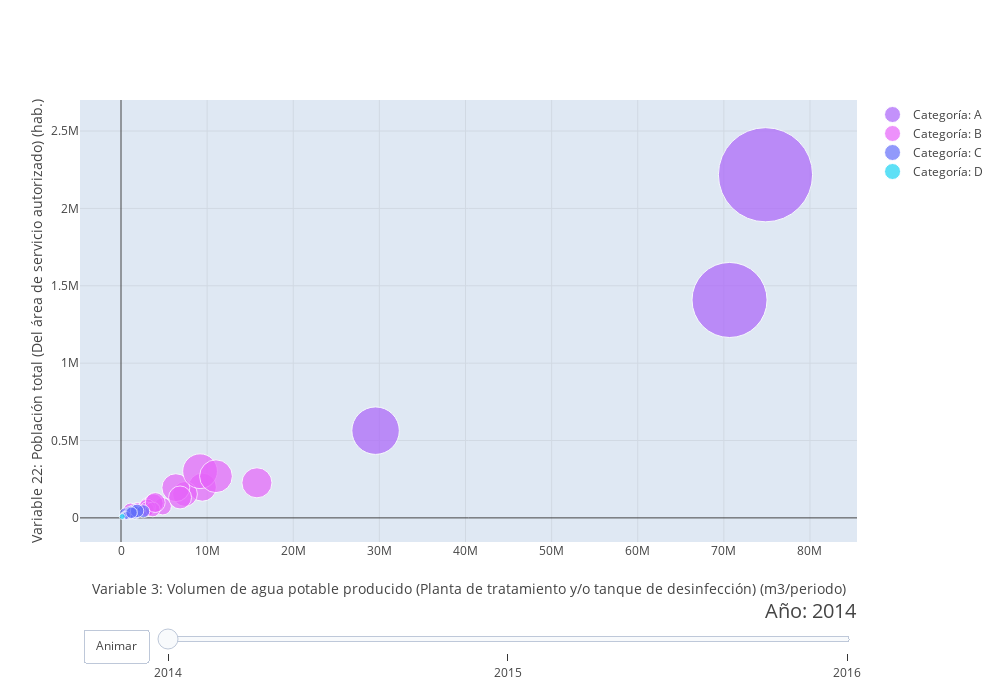

Notebook code cell kept with this figure:
### Code cell
import numpy as np
from plotly.offline import iplot
# import plotly.plotly as py


figure = dict(data=[], layout={}, frames=[])
animation_settings = dict(
    frame={'duration': 700, 'redraw': False},
    fromcurrent=True,
    transition={'duration': 700, 'easing':'cubic-in-out'},
)

for category in categories:
    data_dict = {
        'x': grid_data[f'2014_{category}_{plane_dimensions[0]}'],
        'y': grid_data[f'2014_{category}_{plane_dimensions[1]}'],
        'mode': 'markers',
        'marker': {
            'color': custom_colors[category]
        },
        'marker': {
            'sizemode': 'area',
            'sizeref': 500,
            'size': grid_data[f'2014_{category}_{size_dimension}'],
            'color': custom_colors[category],
        },
        'text': grid_data[f'2014_{category}_codes'],
        'name': 'Categoría: ' + category,
    }
    figure['data'].append(data_dict)

steps = []
for year in years:
    step = dict(
        method = 'animate',  
        args = [[year], animation_settings],
        label= year
    )
    steps.append(step)

figure['layout']['sliders'] = [dict(
    active = 0,
    currentvalue = {
        'prefix': 'Año: ',
        'font': {'size': 20},
        'visible': True,
        'xanchor': 'right'
    },
    steps = steps,
    yanchor= 'top',
    xanchor= 'left',
    pad= {'b': 10, 't': 50},
    len= 0.9,
    x= 0.1,
    y= 0,
)]

figure['layout']['updatemenus'] = [{
    'buttons': [{
        'args': [years, animation_settings],
        'label': 'Animar',
        'method': 'animate',
    }],
    'direction': 'left',
    'pad': {'r': 10, 't': 87},
    'showactive': False,
    'type': 'buttons',
    'x': 0.1,
    'xanchor': 'right',
    'y': 0,
    'yanchor': 'top'
}]

x_ind = plane_dimensions[0][1:]
y_ind = plane_dimensions[1][1:]

figure['layout']['hovermode'] = 'closest'
figure['layout']['xaxis'] = {'title': f'Variable {x_ind}: {vdf[vdf.var_id==int(x_ind)]["name"].iloc[0]} ({vdf[vdf.var_id==int(x_ind)]["unit"].iloc[0]})'}
figure['layout']['yaxis'] = {'title': f'Variable {y_ind}: {vdf[vdf.var_id==int(y_ind)]["name"].iloc[0]} ({vdf[vdf.var_id==int(y_ind)]["unit"].iloc[0]})'}
figure['layout']['height'] = 700
figure['layout']['width'] = 1000
figure['layout']['plot_bgcolor'] = '#dfe8f3'
figure['layout']['dragmode'] = 'lasso'

def create_frame(year):
    frame_data = []
    for category in categories:
        year_cat_dict = {
            'x': grid_data[f'{year}_{category}_{plane_dimensions[0]}'],
            'y': grid_data[f'{year}_{category}_{plane_dimensions[1]}'],
            'mode': 'markers',
            'marker': {
                'sizemode': 'area',
                'sizeref': 500,
                'size': grid_data[f'{year}_{category}_{size_dimension}'],
                'color': custom_colors[category],
            },
            'text': grid_data[f'{year}_{category}_codes'],
            'name': 'Categoría: ' + category,
        }
        frame_data.append(year_cat_dict)
        
    return dict(data=frame_data, name=year)

figure['frames'] = [create_frame(year) for year in years]


iplot(figure)

### Figure 1 — Plotly figure (JSON) as saved in the notebook; plotly's stock layout.template omitted (floating-point values rounded to 4 significant figures)
{"data": [{"marker": {"color": "rgb(171, 99, 250)", "size": [2217437, 1408130, 563622], "sizemode": "area", "sizeref": 500}, "mode": "markers", "name": "Categoría: A", "text": ["EPSAS", "SAGUAPAC", "SEMAPA"], "type": "scatter", "uid": "12087f64-b607-11e8-8ebe-f0761c9f65e1", "x": [74836680, 70660663, 29560000.0], "y": [2217437, 1408130, 563622]}, {"marker": {"color": "rgb(230, 99, 250)", "size": [198560, 50816, 51820, 74736, 154416, 74830, 195178, 226690, 131908, 93089, 301592, 101427, 50043, 68141, 55193, 54611, 99228, 269191], "sizemode": "area", "sizeref": 500}, "mode": "markers", "name": "Categoría: B", "text": ["AAPOS", "BUSTILLO", "CAPAG", "COATRI", "COOPAGUAS", "COOPAPPI", "COOPLAN", "COSAALT", "COSMOL", "COSPAIL", "ELAPAS", "EMAPAS", "EMAPAV", "EMAPYC", "EPSA COBIJA", "MANCHACO", "SAJUBA", "SELA"], "type": "scatter", "uid": "12087f65-b607-11e8-ad37-f0761c9f65e1", "x": [9444000.0, 1786963, 1927200, 3126989, 7427191, 4848000.0, 6363799, 15780000.0, 6857000.0, 3784000.0, 9178866, null, 1102217, 3049154, 2995920, 3689000.0, 3976000.0, 11030000.0], "y": [198560, 50816, 51820, 74736, 154416, 74830, 195178, 226690, 131908, 93089, 301592, 101427, 50043, 68141, 55193, 54611, 99228, 269191]}, {"marker": {"color": "rgb(99, 110, 250)", "size": [29672, 12635, 12829, 15481, 34400, 43445, 15995, 37289, 23880, 10215, 27190, 24800, 25447, 14265, 20720, 18128, 20710, 37114, 42556, 24677, 24065, 45048, 10472, 15950, 23292, 14157, 33446], "sizemode": "area", "sizeref": 500}, "mode": "markers", "name": "Categoría: C", "text": ["CAPU", "COMAYO", "COOPAGUAB", "COOPLIM", "COOSIV", "COOSPELCAR", "COSAJU", "COSAP", "COSAPAC", "COSAPSI", "COSCHAL", "COSEPA", "COSEPA", "COSIMBO", "COSMIN", "COSMON", "COSPHUL", "COSPUGEBUL", "EMAAB", "EMAPA", "EMPSAAT", "EMSABAV", "FLORIDA", "LA GUARDIA", "LA PORTEÑA", "SAMAPAR", "SEAPAS"], "type": "scatter", "uid": "12087f66-b607-11e8-84a8-f0761c9f65e1", "x": [476500.0, null, 405000.0, 387584, 1311000.0, 1563349, null, 1629399, 1685000.0, 506328, 1011000.0, null, 1538736, null, 830800.0, 592722, 1044000.0, 1126494, 2580000.0, null, null, 1867000.0, null, 652200.0, null, null, 1226000.0], "y": [29672, 12635, 12829, 15481, 34400, 43445, 15995, 37289, 23880, 10215, 27190, 24800, 25447, 14265, 20720, 18128, 20710, 37114, 42556, 24677, 24065, 45048, 10472, 15950, 23292, 14157, 33446]}, {"marker": {"color": "rgb(25, 211, 243)", "size": [9230, 8949, 7611, 6686, 6825, 7554, 10000], "sizemode": "area", "sizeref": 500}, "mode": "markers", "name": "Categoría: D", "text": ["CAPSCH", "COAPAS VINTO", "COOAPASH", "COSEPFA", "COSEPP", "COSERCA", "COSSAJA"], "type": "scatter", "uid": "1208a66c-b607-11e8-a77b-f0761c9f65e1", "x": [null, 137400.0, null, null, null, null, null], "y": [9230, 8949, 7611, 6686, 6825, 7554, 10000]}], "layout": {"dragmode": "lasso", "height": 700, "hovermode": "closest", "plot_bgcolor": "#dfe8f3", "sliders": [{"active": 0, "currentvalue": {"font": {"size": 20}, "prefix": "Año: ", "visible": true, "xanchor": "right"}, "len": 0.9, "pad": {"b": 10, "t": 50}, "steps": [{"args": [["2014"], {"frame": {"duration": 700, "redraw": false}, "fromcurrent": true, "transition": {"duration": 700, "easing": "cubic-in-out"}}], "label": "2014", "method": "animate"}, {"args": [["2015"], {"frame": {"duration": 700, "redraw": false}, "fromcurrent": true, "transition": {"duration": 700, "easing": "cubic-in-out"}}], "label": "2015", "method": "animate"}, {"args": [["2016"], {"frame": {"duration": 700, "redraw": false}, "fromcurrent": true, "transition": {"duration": 700, "easing": "cubic-in-out"}}], "label": "2016", "method": "animate"}], "x": 0.1, "xanchor": "left", "y": 0, "yanchor": "top"}], "updatemenus": [{"buttons": [{"args": [["2014", "2015", "2016"], {"frame": {"duration": 700, "redraw": false}, "fromcurrent": true, "transition": {"duration": 700, "easing": "cubic-in-out"}}], "label": "Animar", "method": "animate"}], "direction": "left", "pad": {"r": 10, "t": 87}, "showactive": false, "type": "buttons", "x": 0.1, "xanchor": "right", "y": 0, "yanchor": "top"}], "width": 1000, "xaxis": {"title": "Variable 3: Volumen de agua potable producido (Planta de tratamiento y/o tanque de desinfección) (m3/periodo)"}, "yaxis": {"title": "Variable 22: Población total (Del área de servicio autorizado) (hab.)"}}}
